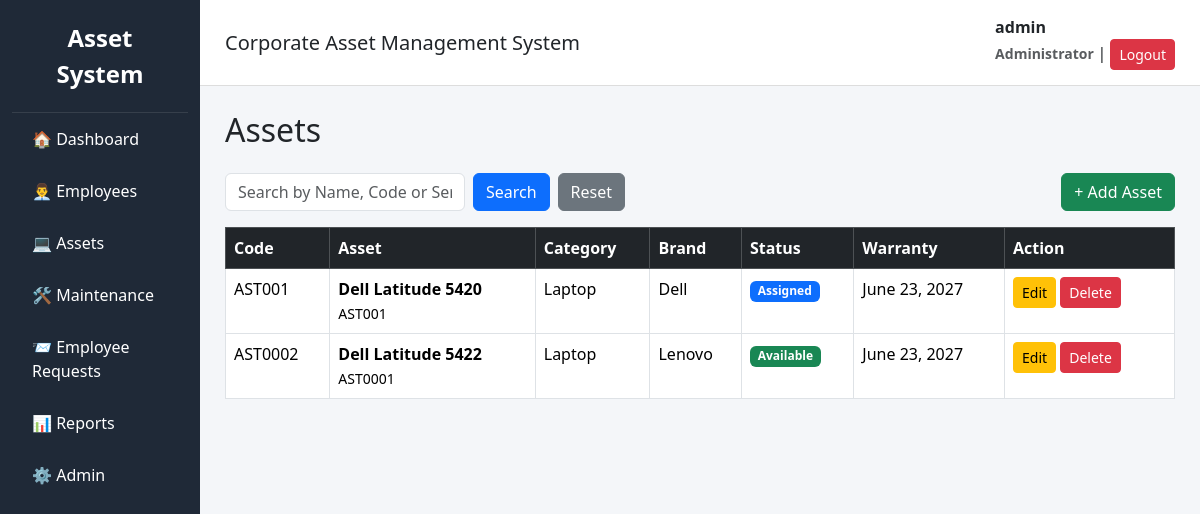
The page /assets/ (signed in) on the database as committed earlier.
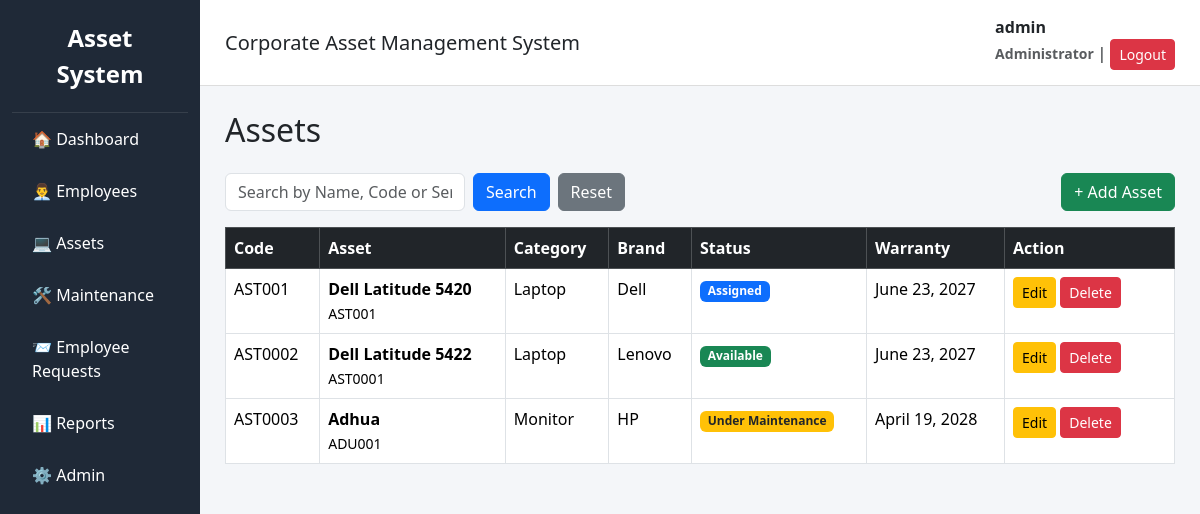
The same page on the database as committed later.
### assets/models.py (models this page shows, shortened)
class Asset(models.Model):
    STATUS_CHOICES = (
        ('Available', 'Available'),
        ('Assigned', 'Assigned'),
        ('Under Maintenance', 'Under Maintenance'),
        ('Damaged', 'Damaged'),
        ('Lost', 'Lost'),
        ('Retired', 'Retired'),
    )
    asset_code = models.CharField(
        max_length=20,
        unique=True,
        blank=True
    )
    category = models.ForeignKey(
        AssetCategory,
        on_delete=models.PROTECT
    )
    brand = models.ForeignKey(
        Brand,
        on_delete=models.PROTECT
    )
    vendor = models.ForeignKey(
        Vendor,
        on_delete=models.PROTECT
    )
    asset_name = models.CharField(max_length=100)
    model = models.CharField(max_length=100)
    serial_number = models.CharField(
        max_length=100,
        unique=True
    )
    purchase_date = models.DateField()
    purchase_cost = models.DecimalField(
        max_digits=10,
        decimal_places=2
    )
    warranty_expiry = models.DateField()
    current_status = models.CharField(
        max_length=30,
        choices=STATUS_CHOICES,
        default='Available'
    )
    remarks = models.TextField(
        blank=True,
        null=True
    )
    created_at = models.DateTimeField(auto_now_add=True)
    updated_at = models.DateTimeField(auto_now=True)

class AssetCategory(models.Model):
    category_name = models.CharField(max_length=100, unique=True)
    description = models.TextField(blank=True)
    def __str__(self):
        return self.category_name

class Brand(models.Model):
    brand_name = models.CharField(max_length=100, unique=True)
    def __str__(self):
        return self.brand_name

### assets/views.py (the view)
# urls.py: path("", asset_list, name="asset_list"),
@login_required
@staff_required
def asset_list(request):
    query = request.GET.get("q")
    assets = Asset.objects.all()
    if query:
        assets = assets.filter(
            Q(asset_name__icontains=query) |
            Q(asset_code__icontains=query) |
            Q(serial_number__icontains=query)
        )
    return render(
        request,
        "assets/asset_list.html",
        {
            "assets": assets,
            "query": query
        }
    )

### templates/assets/asset_list.html (shortened to what this page needs)
{% extends "base.html" %}
{% block content %}
<h2 class="mb-4">Assets</h2>
<div class="d-flex justify-content-between align-items-center mb-3">
    <form method="GET" class="d-flex" style="width: 400px;">
        <input
            type="text"
            name="q"
            class="form-control me-2"
            placeholder="Search by Name, Code or Serial Number"
            value="{{ query|default:'' }}">
        <button class="btn btn-primary me-2">
            Search
        </button>
        <a href="{% url 'asset_list' %}" class="btn btn-secondary">
            Reset
        </a>
    </form>
    <a href="{% url 'asset_create' %}" class="btn btn-success">
        + Add Asset
    </a>
</div>
<table class="table table-bordered table-hover">
    <thead class="table-dark">
        <tr>
            <th>Code</th>
            <th>Asset</th>
            <th>Category</th>
            <th>Brand</th>
            <th>Status</th>
            <th>Warranty</th>
            <th width="170">Action</th>
        </tr>
    </thead>
    <tbody>
    {% for asset in assets %}
    <tr>
        <td>{{ asset.asset_code }}</td>
        <td>
            <strong>{{ asset.asset_name }}</strong><br>
            <small>{{ asset.model }}</small>
        </td>
        <td>{{ asset.category }}</td>
        <td>{{ asset.brand }}</td>
        <td>
            {% if asset.current_status == "Available" %}
                <span class="badge bg-success">Available</span>
            {% elif asset.current_status == "Assigned" %}
                <span class="badge bg-primary">Assigned</span>
            {% elif asset.current_status == "Under Maintenance" %}
                <span class="badge bg-warning text-dark">Under Maintenance</span>
            {% elif asset.current_status == "Lost" %}
                <span class="badge bg-danger">Lost</span>
            {% elif asset.current_status == "Damaged" %}
                <span class="badge bg-secondary">Damaged</span>
            {% else %}
                <span class="badge bg-dark">
                    {{ asset.current_status }}
                </span>
            {% endif %}
        </td>
        <td>{{ asset.warranty_expiry }}</td>
        <td>
            <a href="{% url 'asset_update' asset.id %}"
               class="btn btn-warning btn-sm">
                Edit
            </a>
            <a href="{% url 'asset_delete' asset.id %}"
               class="btn btn-danger btn-sm">
                Delete
            </a>
        </td>
    </tr>
    {% empty %}
    <tr>
        <td colspan="7" class="text-center">
            No Assets Found
        </td>
    </tr>
    {% endfor %}
    </tbody>
</table>
{% endblock %}

Rows that differ between the two databases and show on the page:
added Asset: asset_code "AST0003", asset_name "Adhua", model "ADU001", category "Monitor", brand "HP", shows "Under Maintenance", warranty_expiry "April 19, 2028"
